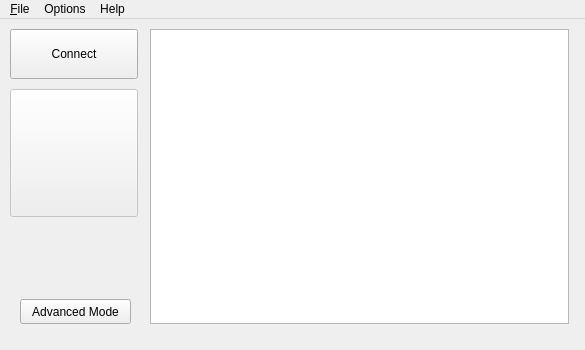
<?xml version="1.0" encoding="UTF-8"?>
<ui version="4.0">
 <class>MainWindow</class>
 <widget class="QMainWindow" name="MainWindow">
  <property name="geometry">
   <rect>
    <x>0</x>
    <y>0</y>
    <width>585</width>
    <height>350</height>
   </rect>
  </property>
  <property name="sizePolicy">
   <sizepolicy hsizetype="Fixed" vsizetype="Fixed">
    <horstretch>0</horstretch>
    <verstretch>0</verstretch>
   </sizepolicy>
  </property>
  <property name="minimumSize">
   <size>
    <width>585</width>
    <height>350</height>
   </size>
  </property>
  <property name="maximumSize">
   <size>
    <width>585</width>
    <height>590</height>
   </size>
  </property>
  <property name="windowTitle">
   <string>CAE Healthcare - OLED</string>
  </property>
  <property name="windowIcon">
   <iconset resource="ressources.qrc">
    <normaloff>:/ressources/logo-cae-white.png</normaloff>:/ressources/logo-cae-white.png</iconset>
  </property>
  <widget class="QWidget" name="centralWidget">
   <widget class="QPushButton" name="btnSequence">
    <property name="enabled">
     <bool>false</bool>
    </property>
    <property name="geometry">
     <rect>
      <x>10</x>
      <y>70</y>
      <width>128</width>
      <height>128</height>
     </rect>
    </property>
    <property name="toolTip">
     <string>Start the test sequence</string>
    </property>
    <property name="text">
     <string/>
    </property>
    <property name="icon">
     <iconset resource="ressources.qrc">
      <normaloff>:/ressources/button-sequence-start.png</normaloff>:/ressources/button-sequence-start.png</iconset>
    </property>
    <property name="iconSize">
     <size>
      <width>120</width>
      <height>120</height>
     </size>
    </property>
   </widget>
   <widget class="QPushButton" name="btnConnection">
    <property name="geometry">
     <rect>
      <x>10</x>
      <y>10</y>
      <width>128</width>
      <height>50</height>
     </rect>
    </property>
    <property name="toolTip">
     <string>Connect to ports</string>
    </property>
    <property name="text">
     <string>Connect</string>
    </property>
   </widget>
   <widget class="QTextEdit" name="textEditConsole">
    <property name="geometry">
     <rect>
      <x>150</x>
      <y>10</y>
      <width>419</width>
      <height>295</height>
     </rect>
    </property>
    <property name="sizePolicy">
     <sizepolicy hsizetype="MinimumExpanding" vsizetype="MinimumExpanding">
      <horstretch>100</horstretch>
      <verstretch>0</verstretch>
     </sizepolicy>
    </property>
    <property name="readOnly">
     <bool>true</bool>
    </property>
   </widget>
   <widget class="QPushButton" name="btnAdvanced">
    <property name="geometry">
     <rect>
      <x>20</x>
      <y>280</y>
      <width>111</width>
      <height>25</height>
     </rect>
    </property>
    <property name="toolTip">
     <string>Advanced mode allow you to send command manually and choose which port will receive future commands.</string>
    </property>
    <property name="text">
     <string>Advanced Mode</string>
    </property>
    <property name="icon">
     <iconset resource="ressources.qrc">
      <normaloff>:/ressources/arrow-down.png</normaloff>:/ressources/arrow-down.png</iconset>
    </property>
    <property name="checkable">
     <bool>false</bool>
    </property>
    <property name="autoRepeat">
     <bool>false</bool>
    </property>
   </widget>
   <widget class="QWidget" name="gridLayoutWidget_3">
    <property name="geometry">
     <rect>
      <x>10</x>
      <y>370</y>
      <width>561</width>
      <height>171</height>
     </rect>
    </property>
    <layout class="QGridLayout" name="gridLayout_3">
     <property name="spacing">
      <number>2</number>
     </property>
     <item row="0" column="0" colspan="7">
      <widget class="QLabel" name="label_14">
       <property name="sizePolicy">
        <sizepolicy hsizetype="Expanding" vsizetype="Minimum">
         <horstretch>0</horstretch>
         <verstretch>0</verstretch>
        </sizepolicy>
       </property>
       <property name="minimumSize">
        <size>
         <width>0</width>
         <height>30</height>
        </size>
       </property>
       <property name="font">
        <font>
         <pointsize>10</pointsize>
         <weight>75</weight>
         <bold>true</bold>
         <underline>false</underline>
        </font>
       </property>
       <property name="frameShape">
        <enum>QFrame::Box</enum>
       </property>
       <property name="frameShadow">
        <enum>QFrame::Sunken</enum>
       </property>
       <property name="text">
        <string>Available commands</string>
       </property>
       <property name="alignment">
        <set>Qt::AlignCenter</set>
       </property>
      </widget>
     </item>
     <item row="2" column="5">
      <widget class="QLabel" name="label_15">
       <property name="sizePolicy">
        <sizepolicy hsizetype="Fixed" vsizetype="Preferred">
         <horstretch>0</horstretch>
         <verstretch>0</verstretch>
        </sizepolicy>
       </property>
       <property name="minimumSize">
        <size>
         <width>25</width>
         <height>0</height>
        </size>
       </property>
       <property name="font">
        <font>
         <weight>75</weight>
         <bold>true</bold>
        </font>
       </property>
       <property name="frameShape">
        <enum>QFrame::Box</enum>
       </property>
       <property name="frameShadow">
        <enum>QFrame::Sunken</enum>
       </property>
       <property name="text">
        <string>+</string>
       </property>
       <property name="alignment">
        <set>Qt::AlignCenter</set>
       </property>
      </widget>
     </item>
     <item row="3" column="5">
      <widget class="QLabel" name="label_16">
       <property name="sizePolicy">
        <sizepolicy hsizetype="Fixed" vsizetype="Preferred">
         <horstretch>0</horstretch>
         <verstretch>0</verstretch>
        </sizepolicy>
       </property>
       <property name="minimumSize">
        <size>
         <width>25</width>
         <height>0</height>
        </size>
       </property>
       <property name="font">
        <font>
         <weight>75</weight>
         <bold>true</bold>
        </font>
       </property>
       <property name="frameShape">
        <enum>QFrame::Box</enum>
       </property>
       <property name="frameShadow">
        <enum>QFrame::Sunken</enum>
       </property>
       <property name="text">
        <string>-</string>
       </property>
       <property name="alignment">
        <set>Qt::AlignCenter</set>
       </property>
      </widget>
     </item>
     <item row="4" column="5">
      <widget class="QLabel" name="label_17">
       <property name="sizePolicy">
        <sizepolicy hsizetype="Fixed" vsizetype="Preferred">
         <horstretch>0</horstretch>
         <verstretch>0</verstretch>
        </sizepolicy>
       </property>
       <property name="minimumSize">
        <size>
         <width>25</width>
         <height>0</height>
        </size>
       </property>
       <property name="font">
        <font>
         <weight>75</weight>
         <bold>true</bold>
        </font>
       </property>
       <property name="frameShape">
        <enum>QFrame::Box</enum>
       </property>
       <property name="frameShadow">
        <enum>QFrame::Sunken</enum>
       </property>
       <property name="text">
        <string>\27</string>
       </property>
       <property name="alignment">
        <set>Qt::AlignCenter</set>
       </property>
      </widget>
     </item>
     <item row="2" column="6">
      <widget class="QLabel" name="label_24">
       <property name="sizePolicy">
        <sizepolicy hsizetype="Preferred" vsizetype="Fixed">
         <horstretch>0</horstretch>
         <verstretch>0</verstretch>
        </sizepolicy>
       </property>
       <property name="minimumSize">
        <size>
         <width>0</width>
         <height>25</height>
        </size>
       </property>
       <property name="frameShape">
        <enum>QFrame::Box</enum>
       </property>
       <property name="frameShadow">
        <enum>QFrame::Sunken</enum>
       </property>
       <property name="text">
        <string>Increases the display brightness.</string>
       </property>
      </widget>
     </item>
     <item row="3" column="6">
      <widget class="QLabel" name="label_22">
       <property name="sizePolicy">
        <sizepolicy hsizetype="Preferred" vsizetype="Fixed">
         <horstretch>0</horstretch>
         <verstretch>0</verstretch>
        </sizepolicy>
       </property>
       <property name="minimumSize">
        <size>
         <width>0</width>
         <height>25</height>
        </size>
       </property>
       <property name="frameShape">
        <enum>QFrame::Box</enum>
       </property>
       <property name="frameShadow">
        <enum>QFrame::Sunken</enum>
       </property>
       <property name="text">
        <string>Decreases the display brightness.</string>
       </property>
      </widget>
     </item>
     <item row="4" column="6">
      <widget class="QLabel" name="label_21">
       <property name="sizePolicy">
        <sizepolicy hsizetype="Preferred" vsizetype="Fixed">
         <horstretch>0</horstretch>
         <verstretch>0</verstretch>
        </sizepolicy>
       </property>
       <property name="minimumSize">
        <size>
         <width>0</width>
         <height>25</height>
        </size>
       </property>
       <property name="frameShape">
        <enum>QFrame::Box</enum>
       </property>
       <property name="frameShadow">
        <enum>QFrame::Sunken</enum>
       </property>
       <property name="text">
        <string>Blank the display.</string>
       </property>
      </widget>
     </item>
     <item row="5" column="1" colspan="6">
      <widget class="QLabel" name="label_20">
       <property name="sizePolicy">
        <sizepolicy hsizetype="Preferred" vsizetype="Fixed">
         <horstretch>0</horstretch>
         <verstretch>0</verstretch>
        </sizepolicy>
       </property>
       <property name="minimumSize">
        <size>
         <width>0</width>
         <height>25</height>
        </size>
       </property>
       <property name="frameShape">
        <enum>QFrame::Box</enum>
       </property>
       <property name="frameShadow">
        <enum>QFrame::Sunken</enum>
       </property>
       <property name="text">
        <string>Executes a command. A to D commands need to be followed by the ; character to be executed.</string>
       </property>
       <property name="wordWrap">
        <bool>true</bool>
       </property>
      </widget>
     </item>
     <item row="1" column="5">
      <widget class="QLabel" name="label_3">
       <property name="sizePolicy">
        <sizepolicy hsizetype="Fixed" vsizetype="Preferred">
         <horstretch>0</horstretch>
         <verstretch>0</verstretch>
        </sizepolicy>
       </property>
       <property name="minimumSize">
        <size>
         <width>25</width>
         <height>0</height>
        </size>
       </property>
       <property name="font">
        <font>
         <weight>75</weight>
         <bold>true</bold>
        </font>
       </property>
       <property name="frameShape">
        <enum>QFrame::Box</enum>
       </property>
       <property name="frameShadow">
        <enum>QFrame::Sunken</enum>
       </property>
       <property name="text">
        <string>?</string>
       </property>
       <property name="alignment">
        <set>Qt::AlignCenter</set>
       </property>
      </widget>
     </item>
     <item row="1" column="6">
      <widget class="QLabel" name="label">
       <property name="sizePolicy">
        <sizepolicy hsizetype="Preferred" vsizetype="Fixed">
         <horstretch>0</horstretch>
         <verstretch>0</verstretch>
        </sizepolicy>
       </property>
       <property name="minimumSize">
        <size>
         <width>0</width>
         <height>25</height>
        </size>
       </property>
       <property name="frameShape">
        <enum>QFrame::Box</enum>
       </property>
       <property name="frameShadow">
        <enum>QFrame::Sunken</enum>
       </property>
       <property name="text">
        <string>Device will return &quot;Ready&quot; to show it is alive.</string>
       </property>
      </widget>
     </item>
     <item row="1" column="0">
      <widget class="QLabel" name="label_4">
       <property name="sizePolicy">
        <sizepolicy hsizetype="Fixed" vsizetype="Preferred">
         <horstretch>0</horstretch>
         <verstretch>0</verstretch>
        </sizepolicy>
       </property>
       <property name="minimumSize">
        <size>
         <width>25</width>
         <height>0</height>
        </size>
       </property>
       <property name="font">
        <font>
         <weight>75</weight>
         <bold>true</bold>
        </font>
       </property>
       <property name="frameShape">
        <enum>QFrame::Box</enum>
       </property>
       <property name="frameShadow">
        <enum>QFrame::Sunken</enum>
       </property>
       <property name="text">
        <string>A</string>
       </property>
       <property name="alignment">
        <set>Qt::AlignCenter</set>
       </property>
      </widget>
     </item>
     <item row="2" column="0">
      <widget class="QLabel" name="label_6">
       <property name="sizePolicy">
        <sizepolicy hsizetype="Fixed" vsizetype="Preferred">
         <horstretch>0</horstretch>
         <verstretch>0</verstretch>
        </sizepolicy>
       </property>
       <property name="minimumSize">
        <size>
         <width>25</width>
         <height>0</height>
        </size>
       </property>
       <property name="font">
        <font>
         <weight>75</weight>
         <bold>true</bold>
        </font>
       </property>
       <property name="frameShape">
        <enum>QFrame::Box</enum>
       </property>
       <property name="frameShadow">
        <enum>QFrame::Sunken</enum>
       </property>
       <property name="text">
        <string>B</string>
       </property>
       <property name="alignment">
        <set>Qt::AlignCenter</set>
       </property>
      </widget>
     </item>
     <item row="3" column="0">
      <widget class="QLabel" name="label_9">
       <property name="sizePolicy">
        <sizepolicy hsizetype="Fixed" vsizetype="Preferred">
         <horstretch>0</horstretch>
         <verstretch>0</verstretch>
        </sizepolicy>
       </property>
       <property name="minimumSize">
        <size>
         <width>25</width>
         <height>0</height>
        </size>
       </property>
       <property name="font">
        <font>
         <weight>75</weight>
         <bold>true</bold>
        </font>
       </property>
       <property name="frameShape">
        <enum>QFrame::Box</enum>
       </property>
       <property name="frameShadow">
        <enum>QFrame::Sunken</enum>
       </property>
       <property name="text">
        <string>C</string>
       </property>
       <property name="alignment">
        <set>Qt::AlignCenter</set>
       </property>
      </widget>
     </item>
     <item row="1" column="2">
      <widget class="QLabel" name="label_5">
       <property name="sizePolicy">
        <sizepolicy hsizetype="Fixed" vsizetype="Fixed">
         <horstretch>0</horstretch>
         <verstretch>0</verstretch>
        </sizepolicy>
       </property>
       <property name="minimumSize">
        <size>
         <width>130</width>
         <height>25</height>
        </size>
       </property>
       <property name="frameShape">
        <enum>QFrame::Box</enum>
       </property>
       <property name="frameShadow">
        <enum>QFrame::Sunken</enum>
       </property>
       <property name="text">
        <string>Eye lid position.</string>
       </property>
      </widget>
     </item>
     <item row="2" column="2">
      <widget class="QLabel" name="label_11">
       <property name="sizePolicy">
        <sizepolicy hsizetype="Fixed" vsizetype="Fixed">
         <horstretch>0</horstretch>
         <verstretch>0</verstretch>
        </sizepolicy>
       </property>
       <property name="minimumSize">
        <size>
         <width>130</width>
         <height>25</height>
        </size>
       </property>
       <property name="frameShape">
        <enum>QFrame::Box</enum>
       </property>
       <property name="frameShadow">
        <enum>QFrame::Sunken</enum>
       </property>
       <property name="text">
        <string>Horizontal eye position.</string>
       </property>
      </widget>
     </item>
     <item row="3" column="2">
      <widget class="QLabel" name="label_10">
       <property name="sizePolicy">
        <sizepolicy hsizetype="Fixed" vsizetype="Fixed">
         <horstretch>0</horstretch>
         <verstretch>0</verstretch>
        </sizepolicy>
       </property>
       <property name="minimumSize">
        <size>
         <width>130</width>
         <height>25</height>
        </size>
       </property>
       <property name="frameShape">
        <enum>QFrame::Box</enum>
       </property>
       <property name="frameShadow">
        <enum>QFrame::Sunken</enum>
       </property>
       <property name="text">
        <string>Vertical eye position.</string>
       </property>
      </widget>
     </item>
     <item row="4" column="0">
      <widget class="QLabel" name="label_12">
       <property name="sizePolicy">
        <sizepolicy hsizetype="Fixed" vsizetype="Preferred">
         <horstretch>0</horstretch>
         <verstretch>0</verstretch>
        </sizepolicy>
       </property>
       <property name="minimumSize">
        <size>
         <width>25</width>
         <height>0</height>
        </size>
       </property>
       <property name="font">
        <font>
         <weight>75</weight>
         <bold>true</bold>
        </font>
       </property>
       <property name="frameShape">
        <enum>QFrame::Box</enum>
       </property>
       <property name="frameShadow">
        <enum>QFrame::Sunken</enum>
       </property>
       <property name="text">
        <string>D</string>
       </property>
       <property name="alignment">
        <set>Qt::AlignCenter</set>
       </property>
      </widget>
     </item>
     <item row="4" column="2">
      <widget class="QLabel" name="label_13">
       <property name="sizePolicy">
        <sizepolicy hsizetype="Fixed" vsizetype="Fixed">
         <horstretch>0</horstretch>
         <verstretch>0</verstretch>
        </sizepolicy>
       </property>
       <property name="minimumSize">
        <size>
         <width>130</width>
         <height>25</height>
        </size>
       </property>
       <property name="frameShape">
        <enum>QFrame::Box</enum>
       </property>
       <property name="frameShadow">
        <enum>QFrame::Sunken</enum>
       </property>
       <property name="text">
        <string>Pupil dilation.</string>
       </property>
      </widget>
     </item>
     <item row="1" column="1">
      <widget class="QLabel" name="label_19">
       <property name="sizePolicy">
        <sizepolicy hsizetype="Fixed" vsizetype="Preferred">
         <horstretch>0</horstretch>
         <verstretch>0</verstretch>
        </sizepolicy>
       </property>
       <property name="minimumSize">
        <size>
         <width>45</width>
         <height>0</height>
        </size>
       </property>
       <property name="frameShape">
        <enum>QFrame::Box</enum>
       </property>
       <property name="frameShadow">
        <enum>QFrame::Sunken</enum>
       </property>
       <property name="text">
        <string>0 to 8</string>
       </property>
       <property name="alignment">
        <set>Qt::AlignCenter</set>
       </property>
      </widget>
     </item>
     <item row="2" column="1">
      <widget class="QLabel" name="label_23">
       <property name="sizePolicy">
        <sizepolicy hsizetype="Fixed" vsizetype="Preferred">
         <horstretch>0</horstretch>
         <verstretch>0</verstretch>
        </sizepolicy>
       </property>
       <property name="minimumSize">
        <size>
         <width>45</width>
         <height>0</height>
        </size>
       </property>
       <property name="frameShape">
        <enum>QFrame::Box</enum>
       </property>
       <property name="frameShadow">
        <enum>QFrame::Sunken</enum>
       </property>
       <property name="text">
        <string>0 to 4</string>
       </property>
       <property name="alignment">
        <set>Qt::AlignCenter</set>
       </property>
      </widget>
     </item>
     <item row="3" column="1">
      <widget class="QLabel" name="label_25">
       <property name="sizePolicy">
        <sizepolicy hsizetype="Fixed" vsizetype="Preferred">
         <horstretch>0</horstretch>
         <verstretch>0</verstretch>
        </sizepolicy>
       </property>
       <property name="minimumSize">
        <size>
         <width>45</width>
         <height>0</height>
        </size>
       </property>
       <property name="frameShape">
        <enum>QFrame::Box</enum>
       </property>
       <property name="frameShadow">
        <enum>QFrame::Sunken</enum>
       </property>
       <property name="text">
        <string>0 to 2</string>
       </property>
       <property name="alignment">
        <set>Qt::AlignCenter</set>
       </property>
      </widget>
     </item>
     <item row="4" column="1">
      <widget class="QLabel" name="label_26">
       <property name="sizePolicy">
        <sizepolicy hsizetype="Fixed" vsizetype="Preferred">
         <horstretch>0</horstretch>
         <verstretch>0</verstretch>
        </sizepolicy>
       </property>
       <property name="minimumSize">
        <size>
         <width>45</width>
         <height>0</height>
        </size>
       </property>
       <property name="frameShape">
        <enum>QFrame::Box</enum>
       </property>
       <property name="frameShadow">
        <enum>QFrame::Sunken</enum>
       </property>
       <property name="text">
        <string>0 to 2</string>
       </property>
       <property name="alignment">
        <set>Qt::AlignCenter</set>
       </property>
      </widget>
     </item>
     <item row="5" column="0">
      <widget class="QLabel" name="label_18">
       <property name="sizePolicy">
        <sizepolicy hsizetype="Fixed" vsizetype="Fixed">
         <horstretch>0</horstretch>
         <verstretch>0</verstretch>
        </sizepolicy>
       </property>
       <property name="minimumSize">
        <size>
         <width>25</width>
         <height>25</height>
        </size>
       </property>
       <property name="font">
        <font>
         <weight>75</weight>
         <bold>true</bold>
        </font>
       </property>
       <property name="frameShape">
        <enum>QFrame::Box</enum>
       </property>
       <property name="frameShadow">
        <enum>QFrame::Sunken</enum>
       </property>
       <property name="text">
        <string>;</string>
       </property>
       <property name="alignment">
        <set>Qt::AlignCenter</set>
       </property>
      </widget>
     </item>
     <item row="1" column="3">
      <widget class="QLabel" name="label_27">
       <property name="sizePolicy">
        <sizepolicy hsizetype="Fixed" vsizetype="Preferred">
         <horstretch>0</horstretch>
         <verstretch>0</verstretch>
        </sizepolicy>
       </property>
       <property name="minimumSize">
        <size>
         <width>45</width>
         <height>0</height>
        </size>
       </property>
       <property name="frameShape">
        <enum>QFrame::Box</enum>
       </property>
       <property name="frameShadow">
        <enum>QFrame::Sunken</enum>
       </property>
       <property name="text">
        <string>Ex: A2</string>
       </property>
       <property name="alignment">
        <set>Qt::AlignCenter</set>
       </property>
      </widget>
     </item>
     <item row="2" column="3">
      <widget class="QLabel" name="label_28">
       <property name="sizePolicy">
        <sizepolicy hsizetype="Fixed" vsizetype="Preferred">
         <horstretch>0</horstretch>
         <verstretch>0</verstretch>
        </sizepolicy>
       </property>
       <property name="minimumSize">
        <size>
         <width>45</width>
         <height>0</height>
        </size>
       </property>
       <property name="frameShape">
        <enum>QFrame::Box</enum>
       </property>
       <property name="frameShadow">
        <enum>QFrame::Sunken</enum>
       </property>
       <property name="text">
        <string>Ex: B3</string>
       </property>
       <property name="alignment">
        <set>Qt::AlignCenter</set>
       </property>
      </widget>
     </item>
     <item row="3" column="3">
      <widget class="QLabel" name="label_29">
       <property name="sizePolicy">
        <sizepolicy hsizetype="Fixed" vsizetype="Preferred">
         <horstretch>0</horstretch>
         <verstretch>0</verstretch>
        </sizepolicy>
       </property>
       <property name="minimumSize">
        <size>
         <width>45</width>
         <height>0</height>
        </size>
       </property>
       <property name="frameShape">
        <enum>QFrame::Box</enum>
       </property>
       <property name="frameShadow">
        <enum>QFrame::Sunken</enum>
       </property>
       <property name="text">
        <string>Ex: C2</string>
       </property>
       <property name="alignment">
        <set>Qt::AlignCenter</set>
       </property>
      </widget>
     </item>
     <item row="4" column="3">
      <widget class="QLabel" name="label_30">
       <property name="sizePolicy">
        <sizepolicy hsizetype="Fixed" vsizetype="Preferred">
         <horstretch>0</horstretch>
         <verstretch>0</verstretch>
        </sizepolicy>
       </property>
       <property name="minimumSize">
        <size>
         <width>45</width>
         <height>0</height>
        </size>
       </property>
       <property name="frameShape">
        <enum>QFrame::Box</enum>
       </property>
       <property name="frameShadow">
        <enum>QFrame::Sunken</enum>
       </property>
       <property name="text">
        <string>Ex: D0</string>
       </property>
       <property name="alignment">
        <set>Qt::AlignCenter</set>
       </property>
      </widget>
     </item>
     <item row="1" column="4" rowspan="4">
      <spacer name="horizontalSpacer">
       <property name="orientation">
        <enum>Qt::Horizontal</enum>
       </property>
       <property name="sizeHint" stdset="0">
        <size>
         <width>15</width>
         <height>20</height>
        </size>
       </property>
      </spacer>
     </item>
    </layout>
   </widget>
   <widget class="QPushButton" name="btnMinus">
    <property name="enabled">
     <bool>false</bool>
    </property>
    <property name="geometry">
     <rect>
      <x>20</x>
      <y>320</y>
      <width>40</width>
      <height>40</height>
     </rect>
    </property>
    <property name="toolTip">
     <string>Reduce brightness</string>
    </property>
    <property name="text">
     <string/>
    </property>
    <property name="icon">
     <iconset resource="ressources.qrc">
      <normaloff>:/ressources/brightness-dark.png</normaloff>:/ressources/brightness-dark.png</iconset>
    </property>
    <property name="iconSize">
     <size>
      <width>36</width>
      <height>36</height>
     </size>
    </property>
   </widget>
   <widget class="QPushButton" name="btnPlus">
    <property name="enabled">
     <bool>false</bool>
    </property>
    <property name="geometry">
     <rect>
      <x>90</x>
      <y>320</y>
      <width>40</width>
      <height>40</height>
     </rect>
    </property>
    <property name="toolTip">
     <string>Augment brightness</string>
    </property>
    <property name="text">
     <string/>
    </property>
    <property name="icon">
     <iconset resource="ressources.qrc">
      <normaloff>:/ressources/brightness-light.png</normaloff>:/ressources/brightness-light.png</iconset>
    </property>
    <property name="iconSize">
     <size>
      <width>36</width>
      <height>36</height>
     </size>
    </property>
   </widget>
   <widget class="QLabel" name="label_8">
    <property name="geometry">
     <rect>
      <x>150</x>
      <y>318</y>
      <width>81</width>
      <height>20</height>
     </rect>
    </property>
    <property name="text">
     <string>Manual command</string>
    </property>
   </widget>
   <widget class="QLineEdit" name="lineEditCommand">
    <property name="enabled">
     <bool>false</bool>
    </property>
    <property name="geometry">
     <rect>
      <x>150</x>
      <y>343</y>
      <width>338</width>
      <height>20</height>
     </rect>
    </property>
   </widget>
   <widget class="QComboBox" name="cmbTarget">
    <property name="enabled">
     <bool>false</bool>
    </property>
    <property name="geometry">
     <rect>
      <x>408</x>
      <y>317</y>
      <width>80</width>
      <height>20</height>
     </rect>
    </property>
   </widget>
   <widget class="QLabel" name="label_2">
    <property name="geometry">
     <rect>
      <x>360</x>
      <y>318</y>
      <width>44</width>
      <height>20</height>
     </rect>
    </property>
    <property name="text">
     <string>Target :</string>
    </property>
    <property name="alignment">
     <set>Qt::AlignRight|Qt::AlignTrailing|Qt::AlignVCenter</set>
    </property>
   </widget>
   <widget class="QPushButton" name="btnSend">
    <property name="enabled">
     <bool>false</bool>
    </property>
    <property name="geometry">
     <rect>
      <x>495</x>
      <y>315</y>
      <width>75</width>
      <height>50</height>
     </rect>
    </property>
    <property name="toolTip">
     <string>Send a command to the current target.</string>
    </property>
    <property name="text">
     <string>Send</string>
    </property>
   </widget>
  </widget>
  <widget class="QMenuBar" name="menuBar">
   <property name="geometry">
    <rect>
     <x>0</x>
     <y>0</y>
     <width>585</width>
     <height>20</height>
    </rect>
   </property>
   <widget class="QMenu" name="menuFile">
    <property name="title">
     <string>&amp;File</string>
    </property>
    <addaction name="actionExit"/>
   </widget>
   <widget class="QMenu" name="menuOptions">
    <property name="title">
     <string>Options</string>
    </property>
    <addaction name="actionSettings"/>
    <addaction name="actionTest_sequence"/>
   </widget>
   <widget class="QMenu" name="menuHelp">
    <property name="title">
     <string>Help</string>
    </property>
    <addaction name="actionAbout"/>
   </widget>
   <addaction name="menuFile"/>
   <addaction name="menuOptions"/>
   <addaction name="menuHelp"/>
  </widget>
  <widget class="QStatusBar" name="statusBar">
   <property name="sizeGripEnabled">
    <bool>false</bool>
   </property>
  </widget>
  <action name="actionExit">
   <property name="icon">
    <iconset resource="ressources.qrc">
     <normaloff>:/ressources/icon-exit.png</normaloff>:/ressources/icon-exit.png</iconset>
   </property>
   <property name="text">
    <string>&amp;Exit</string>
   </property>
   <property name="shortcut">
    <string>Ctrl+Q</string>
   </property>
  </action>
  <action name="actionSettings">
   <property name="icon">
    <iconset resource="ressources.qrc">
     <normaloff>:/ressources/icon-settings.png</normaloff>:/ressources/icon-settings.png</iconset>
   </property>
   <property name="text">
    <string>&amp;Settings</string>
   </property>
   <property name="shortcut">
    <string>Ctrl+S</string>
   </property>
  </action>
  <action name="actionTest_sequence">
   <property name="icon">
    <iconset resource="ressources.qrc">
     <normaloff>:/ressources/icon-test.png</normaloff>:/ressources/icon-test.png</iconset>
   </property>
   <property name="text">
    <string>&amp;Test sequence</string>
   </property>
   <property name="shortcut">
    <string>Ctrl+T</string>
   </property>
  </action>
  <action name="actionAbout">
   <property name="icon">
    <iconset resource="ressources.qrc">
     <normaloff>:/ressources/icon-about.png</normaloff>:/ressources/icon-about.png</iconset>
   </property>
   <property name="text">
    <string>&amp;About</string>
   </property>
   <property name="shortcut">
    <string>Ctrl+A</string>
   </property>
  </action>
 </widget>
 <layoutdefault spacing="6" margin="11"/>
 <resources>
  <include location="ressources.qrc"/>
 </resources>
 <connections>
  <connection>
   <sender>lineEditCommand</sender>
   <signal>returnPressed()</signal>
   <receiver>btnSend</receiver>
   <slot>click()</slot>
   <hints>
    <hint type="sourcelabel">
     <x>176</x>
     <y>517</y>
    </hint>
    <hint type="destinationlabel">
     <x>487</x>
     <y>519</y>
    </hint>
   </hints>
  </connection>
 </connections>
</ui>
